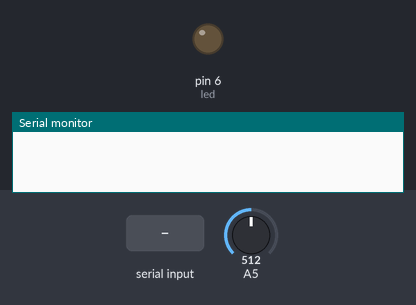
Bench run of a sketch on a simulated Arduino Uno, built with avr-gcc and run on an emulated ATmega328P. Shown: output pins drawn as LEDs (lit = HIGH), the last lines printed to the serial monitor. Dashed ring = blinking. The inputs (shaded band) are chosen by the test bench; at power-on: A5 = 512.

Above: at 1.2 s.
1.3 s: "90,45\n" received over Serial
At 1.7 s:
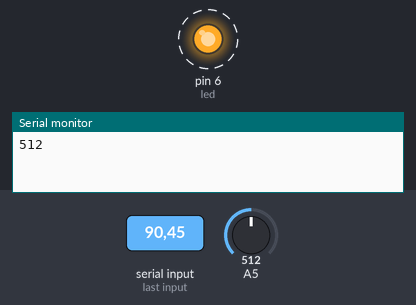
4.3 s: A5 set to 0
6.5 s: "30,150\n" received over Serial
At 7.2 s:
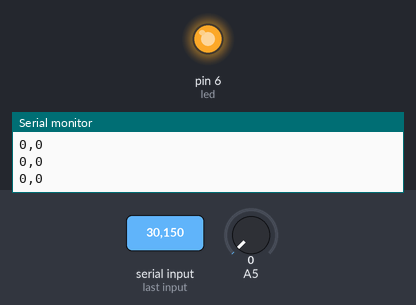
Timing chart, 0 to 9.5 s (numbered marks = the images above; inputs shaded):
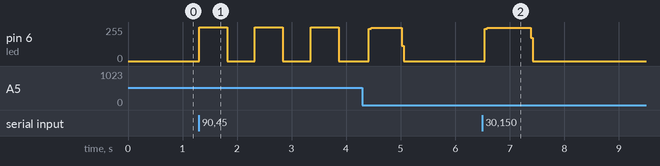

Measured:
- after the input at 1.3 s, pin 6 (led): alternates 255/255 for 0.51 s and 0/255 for 0.51 s, starting at once
- after the input at 6.5 s, pin 6 (led): 0/255 → 249/255 at once, → 0/255 0.84 s later

The sketch:

pot.ino
```cpp
int led = 6;
void setup() {
 pinMode(led, OUTPUT);
 Serial.begin(9600);
}

void loop() {
  int times = 0;
  // This waits until it receives an integer via the serial connection
  times = Serial.parseInt();
  // this loops the number of times entered.
  for (int i=0;i < times; i++) {
    int pot = analogRead(A5);
    digitalWrite(led, HIGH);
    Serial.print(pot);
    delay(pot);
    Serial.print(",");
    pot = analogRead(A5);
    Serial.println(pot);
    digitalWrite(led, LOW);
    delay(pot);
  }
}
```
